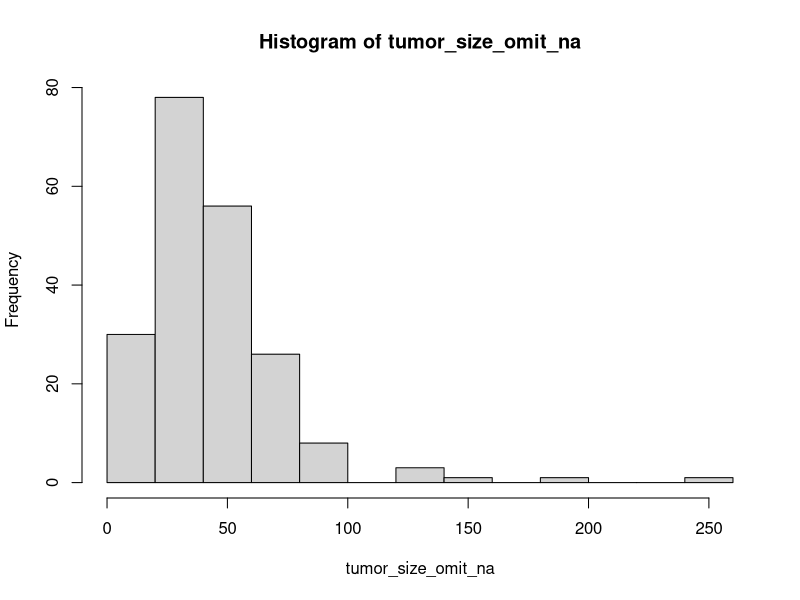
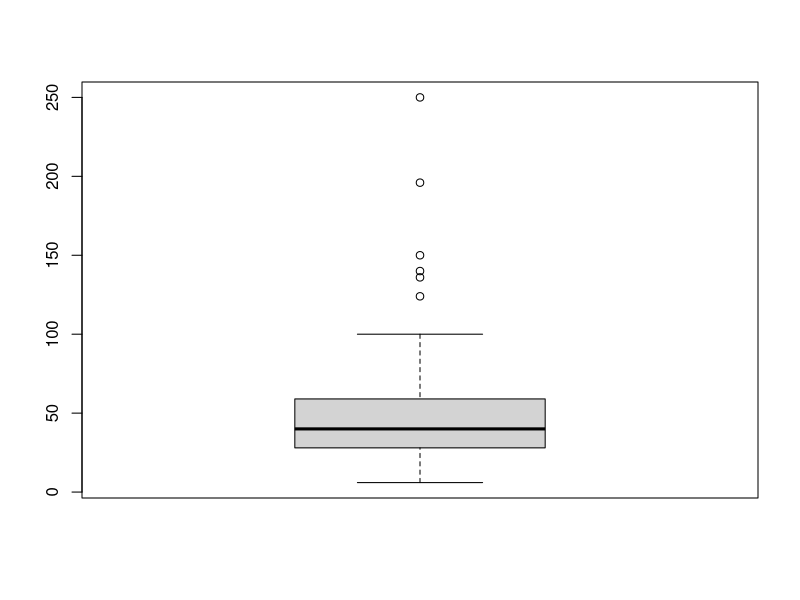

Generate these figures, in order, with R:
#setwd("C:/Users/Jaken/Desktop")


#####                 ##### 
##### Tumor Size Data #####
#####                 #####

tumor_size = read.csv("Brain.csv", colClasses=c("NULL", "NULL", NA, "NULL", "NULL", "NULL"))
tumor_size_omit_na <- na.omit(tumor_size)

print("MEAN TUMOR SIZE: ")
sapply(tumor_size_omit_na, mean, na.rm = TRUE)
print("VARIANCE OF TUMOR SIZE: ")
sapply(tumor_size_omit_na, var, na.rm = TRUE)
print("STANDARD DEVIATION OF TUMOR SIZE: ")
sapply(tumor_size_omit_na, sd, na.rm = TRUE)


#####                      ##### 
##### Age @ Diagnosis Data #####
#####                      #####

age_diagnosis = read.csv("Brain.csv", colClass=c("NULL", NA, "NULL", "NULL", "NULL", "NULL"))
age_diagnosis_omit_na <- na.omit(age_diagnosis)

print("MEAN AGE AT DIAGNOSIS: ")
sapply(age_diagnosis_omit_na, mean, na.rm = TRUE)
print("VARIANCE OF AGE AT DIAGNOSIS: ")
sapply(age_diagnosis_omit_na, var, na.rm = TRUE)
print("STANDARD DEVIATION OF AGE AT DIAGNOSIS: ")
sapply(age_diagnosis_omit_na, sd, na.rm = TRUE)

tumor_size_omit_na <- as.numeric(unlist(tumor_size_omit_na))
hist(tumor_size_omit_na)
boxplot(tumor_size_omit_na)
